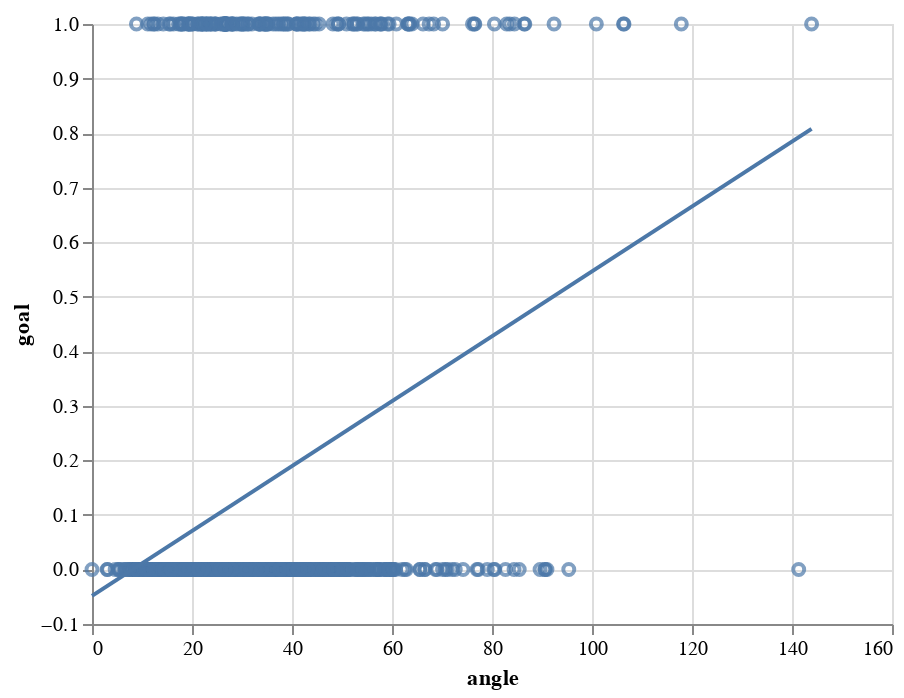

The cell this chart's notebook holds for it:
### Markdown cell above
- we can see that shots that ended up as goals have wider angles and shorter distances

### Code cell
import altair as alt
  
fig = alt.Chart(df_shot).mark_point().encode(
  x='angle',y='goal')
  
fig + fig.transform_regression('angle','goal').mark_line()

### Figure 1 — Vega-Lite specification as saved in the notebook (floating-point values rounded to 4 significant figures; data arrays with more than 128 entries replaced by an {"elided": "..."} marker saying what was removed)
{"config": {"view": {"continuousWidth": 400, "continuousHeight": 300}}, "layer": [{"mark": "point", "encoding": {"x": {"field": "angle", "type": "quantitative"}, "y": {"field": "goal", "type": "quantitative"}}}, {"mark": "line", "encoding": {"x": {"field": "angle", "type": "quantitative"}, "y": {"field": "goal", "type": "quantitative"}}, "transform": [{"on": "angle", "regression": "goal"}]}], "data": {"name": "data-28d465e024740a3f095b9cb65ae146f1"}, "$schema": "https://vega.github.io/schema/vega-lite/v4.17.0.json", "datasets": {"data-28d465e024740a3f095b9cb65ae146f1": {"elided": "1382 records"}}}
